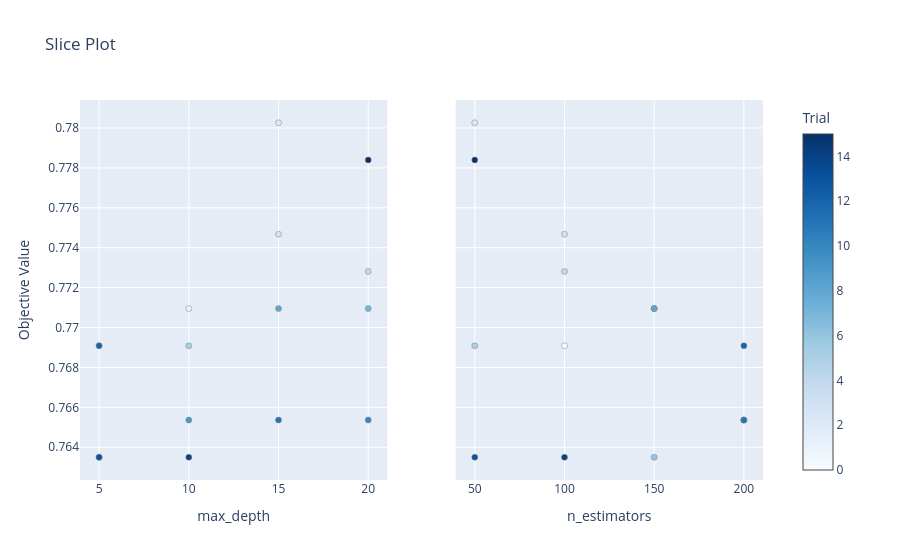

Write notebook code for a chart like this one.
### Code cell
plot_slice(study).show()

### Figure 1 — Plotly figure (JSON) as saved in the notebook; plotly's stock layout.template omitted (floating-point values rounded to 4 significant figures)
{"data": [{"marker": {"color": [0, 1, 2, 3, 4, 5, 6, 7, 8, 9, 10, 11, 12, 13, 14, 15], "colorbar": {"title": {"text": "Trial"}, "x": 1, "xpad": 40, "y": 0.5}, "colorscale": [[0, "rgb(247,251,255)"], [0.125, "rgb(222,235,247)"], [0.25, "rgb(198,219,239)"], [0.375, "rgb(158,202,225)"], [0.5, "rgb(107,174,214)"], [0.625, "rgb(66,146,198)"], [0.75, "rgb(33,113,181)"], [0.875, "rgb(8,81,156)"], [1, "rgb(8,48,107)"]], "line": {"color": "Grey", "width": 0.5}, "showscale": true}, "mode": "markers", "name": "Feasible Trial", "showlegend": false, "type": "scatter", "x": [5, 10, 15, 15, 20, 10, 5, 20, 15, 10, 20, 15, 5, 5, 10, 20], "xaxis": "x", "y": [0.7691, 0.7709, 0.7803, 0.7747, 0.7728, 0.7691, 0.7635, 0.7709, 0.7709, 0.7654, 0.7654, 0.7654, 0.7691, 0.7635, 0.7635, 0.7784], "yaxis": "y"}, {"marker": {"color": [0, 1, 2, 3, 4, 5, 6, 7, 8, 9, 10, 11, 12, 13, 14, 15], "colorbar": {"title": {"text": "Trial"}, "x": 1, "xpad": 40}, "colorscale": [[0, "rgb(247,251,255)"], [0.125, "rgb(222,235,247)"], [0.25, "rgb(198,219,239)"], [0.375, "rgb(158,202,225)"], [0.5, "rgb(107,174,214)"], [0.625, "rgb(66,146,198)"], [0.75, "rgb(33,113,181)"], [0.875, "rgb(8,81,156)"], [1, "rgb(8,48,107)"]], "line": {"color": "Grey", "width": 0.5}, "showscale": false}, "mode": "markers", "name": "Feasible Trial", "showlegend": false, "type": "scatter", "x": [100, 150, 50, 100, 100, 50, 150, 150, 150, 200, 200, 200, 200, 50, 100, 50], "xaxis": "x2", "y": [0.7691, 0.7709, 0.7803, 0.7747, 0.7728, 0.7691, 0.7635, 0.7709, 0.7709, 0.7654, 0.7654, 0.7654, 0.7691, 0.7635, 0.7635, 0.7784], "yaxis": "y2"}], "layout": {"autosize": true, "title": {"text": "Slice Plot"}, "xaxis": {"anchor": "y", "autorange": true, "domain": [0, 0.45], "range": [3.951, 21.05], "title": {"text": "max_depth"}, "type": "linear"}, "xaxis2": {"anchor": "y2", "autorange": true, "domain": [0.55, 1], "range": [39.51, 210.5], "title": {"text": "n_estimators"}, "type": "linear"}, "yaxis": {"anchor": "x", "autorange": true, "domain": [0, 1], "range": [0.7621, 0.7816], "title": {"text": "Objective Value"}, "type": "linear"}, "yaxis2": {"anchor": "x2", "autorange": true, "domain": [0, 1], "matches": "y", "range": [0.7621, 0.7816], "showticklabels": false, "type": "linear"}}}
